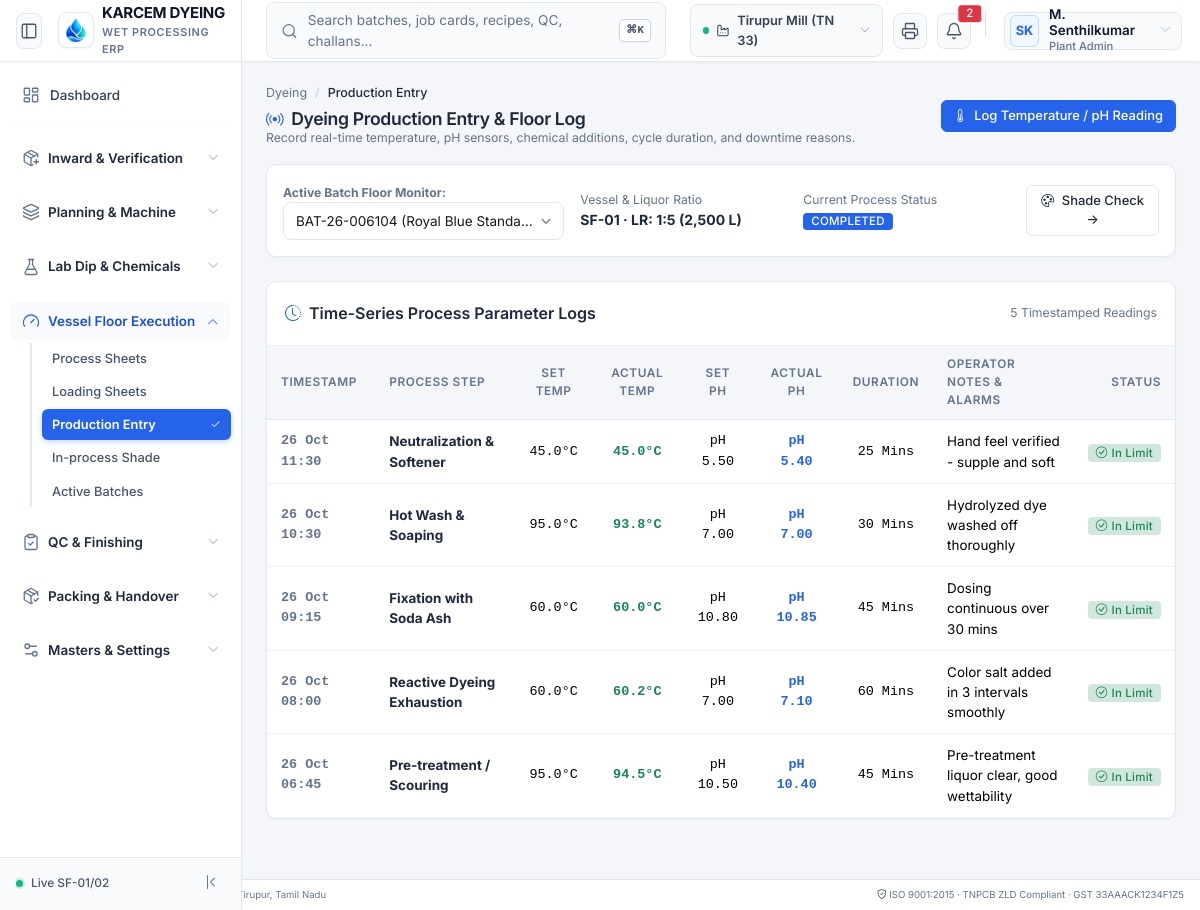
Page /modules/dyeing/views/production-entry.php on the committed database.
### tables this page shows
CREATE TABLE IF NOT EXISTS dye_batches (
    id BIGINT UNSIGNED AUTO_INCREMENT PRIMARY KEY,
    company_id BIGINT UNSIGNED NOT NULL,
    batch_no VARCHAR(64) NOT NULL UNIQUE,
    production_order_id BIGINT UNSIGNED NULL,
    dye_recipe_id BIGINT UNSIGNED NOT NULL,
    machine_id BIGINT UNSIGNED NOT NULL,
    planned_weight_kg DECIMAL(10,2) NOT NULL,
    actual_loaded_kg DECIMAL(10,2) NOT NULL,
    output_weight_kg DECIMAL(10,2) NOT NULL DEFAULT 0.00,
    water_volume_litres DECIMAL(10,2) NOT NULL DEFAULT 0.00,
    liquor_ratio VARCHAR(20) NOT NULL DEFAULT '1:6',
    operator_name VARCHAR(100) NULL,
    process_start_time DATETIME NULL,
    process_end_time DATETIME NULL,
    reprocess_count INT NOT NULL DEFAULT 0,
    original_batch_id BIGINT UNSIGNED NULL,
    status ENUM('planned', 'loaded', 'dosing', 'dyeing', 'washing', 'unloaded', 'hydro', 'drying', 'compacted', 'completed', 'reprocess') NOT NULL DEFAULT 'planned',
    rejection_reason TEXT NULL,
    created_at DATETIME NOT NULL DEFAULT CURRENT_TIMESTAMP,
    INDEX (company_id),
    INDEX (batch_no)
);

CREATE TABLE IF NOT EXISTS machines (
    id BIGINT UNSIGNED AUTO_INCREMENT PRIMARY KEY,
    company_id BIGINT UNSIGNED NOT NULL,
    branch_id BIGINT UNSIGNED NULL,
    code VARCHAR(32) NOT NULL,
    name VARCHAR(120) NOT NULL,
    process_type ENUM('blowroom', 'carding', 'drawing', 'roving', 'ring_frame', 'winding', 'knitting', 'weaving', 'soft_flow_dyeing', 'cabinet_dyeing', 'hydro_extractor', 'relax_dryer', 'stenter', 'compactor', 'cutting', 'sewing') NOT NULL,
    model_number VARCHAR(64) NULL,
    manufacturer VARCHAR(100) NULL,
    year_of_make INT NULL,
    capacity DECIMAL(12,2) NOT NULL,
    capacity_uom VARCHAR(16) NOT NULL DEFAULT 'Kg',
    spring_or_tubes INT NULL,
    liquor_ratio VARCHAR(20) NULL,
    hourly_operating_cost DECIMAL(12,2) NOT NULL DEFAULT 0.00,
    current_status ENUM('available', 'running', 'maintenance', 'idle', 'breakdown') NOT NULL DEFAULT 'available',
    is_active TINYINT(1) NOT NULL DEFAULT 1,
    INDEX (company_id),
    INDEX (process_type)
);

CREATE TABLE IF NOT EXISTS dye_batch_parameters (
    id BIGINT UNSIGNED AUTO_INCREMENT PRIMARY KEY,
    dye_batch_id BIGINT UNSIGNED NOT NULL,
    process_step VARCHAR(64) NOT NULL,
    set_temperature_c DECIMAL(5,1) NOT NULL,
    actual_temperature_c DECIMAL(5,1) NOT NULL,
    set_ph DECIMAL(4,2) NOT NULL,
    actual_ph DECIMAL(4,2) NOT NULL,
    cycle_time_minutes INT NOT NULL,
    recorded_at DATETIME NOT NULL DEFAULT CURRENT_TIMESTAMP,
    operator_notes VARCHAR(255) NULL,
    CONSTRAINT fk_batch_params FOREIGN KEY (dye_batch_id) REFERENCES dye_batches(id) ON DELETE CASCADE
);

### core/Support/Url.php (called while the page is built, shortened)
<?php
class Url {
    private static ?string $base = null;
    public static function base(): string {
        if (self::$base !== null) {
            return self::$base;
        }
        $appUrl = Env::get('APP_URL');
        if (!empty($appUrl)) {
            $parsed = parse_url($appUrl, PHP_URL_PATH);
            self::$base = rtrim($parsed ?: '', '/');
            return self::$base;
        }
        $script = $_SERVER['SCRIPT_NAME'] ?? '';
        $dir = dirname($script);
        self::$base = ($dir === '/' || $dir === '\\') ? '' : rtrim(str_replace('\\', '/', $dir), '/');
        return self::$base;
    }
    public static function to(string $path = ''): string {
        $base = self::base();
        $path = '/' . ltrim($path, '/');
        if ($base !== '' && ($path === $base || str_starts_with($path, $base . '/'))) {
            return $path;
        }
        return $base . $path;
    }
}

### core/Support/Env.php (called while the page is built, shortened)
<?php
class Env {
    private static ?array $data = null;
    public static function load(string $filePath): void {
        if (!file_exists($filePath)) {
            return;
        }
        self::$data = [];
    }
    public static function get(string $key, mixed $default = null): mixed {
        return self::$data[$key] ?? getenv($key) ?? $default;
    }
}

### config/database.php (called while the page is built, shortened)
<?php
require_once __DIR__ . '/../core/Support/Env.php';
return [
    'driver'    => 'mysql',
    'host'      => Env::get('DB_HOST', '127.0.0.1'),
    'port'      => (int)Env::get('DB_PORT', 3306),
    'database'  => Env::get('DB_DATABASE', 'textile_erp'),
    'username'  => Env::get('DB_USERNAME', 'root'),
    'password'  => Env::get('DB_PASSWORD', ''),
    'charset'   => 'utf8mb4',
    'collation' => 'utf8mb4_unicode_ci',
    'options'   => [
        PDO::ATTR_ERRMODE            => PDO::ERRMODE_EXCEPTION,
        PDO::ATTR_DEFAULT_FETCH_MODE => PDO::FETCH_ASSOC,
        PDO::ATTR_EMULATE_PREPARES   => false,
    ]
];

### core/Database/Database.php (called while the page is built, shortened)
<?php
class Database {
    private static ?PDO $pdo = null;
    public static function getConnection(): PDO {
        if (self::$pdo === null) {
            $config = require dirname(__DIR__, 2) . '/config/database.php';
            $dsn = "mysql:host={$config['host']};port={$config['port']};dbname={$config['database']};charset={$config['charset']}";
            try {
                self::$pdo = new PDO($dsn, $config['username'], $config['password'], $config['options']);
            } catch (Exception $e) {
                throw new Exception("Database Connection Failed: " . $e->getMessage());
            }
        }
        return self::$pdo;
    }
    public static function fetchAll(string $sql, array $params = []): array {
        $stmt = self::getConnection()->prepare($sql);
        $stmt->execute($params);
        return $stmt->fetchAll();
    }
    public static function fetch(string $sql, array $params = []): ?array {
        $stmt = self::getConnection()->prepare($sql);
        $stmt->execute($params);
        $row = $stmt->fetch();
        return $row ?: null;
    }
}

### modules/dyeing/views/production-entry.php (the view, shortened to what this page needs)
<?php
require_once dirname(__DIR__, 3) . '/includes/header.php';
require_once dirname(__DIR__, 3) . '/includes/sidebar.php';
$batchId = (int)($_GET['batch_id'] ?? 1);
$batch = Database::fetch("SELECT b.*, r.recipe_code, r.shade_name, m.code as machine_code, m.name as machine_name FROM dye_batches b JOIN dye_recipes r ON b.dye_recipe_id = r.id JOIN machines m ON b.machine_id = m.id WHERE b.id = ?", [$batchId]);
$parameters = Database::fetchAll("SELECT * FROM dye_batch_parameters WHERE dye_batch_id = ? ORDER BY recorded_at DESC", [$batch['id']]);
?>
<main class="cz-main">
  <div class="cz-content p-4">
    <div class="d-flex flex-wrap justify-content-between align-items-center mb-3 gap-2">
      <div>
        <nav aria-label="breadcrumb">
          <ol class="breadcrumb mb-1 small">
            <li class="breadcrumb-item"><a href="<?= Url::to('/dyeing/dashboard') ?>">Dyeing</a></li>
            <li class="breadcrumb-item active">Production Entry</li>
          </ol>
        </nav>
        <h1 class="h4 fw-bold text-dark mb-0"><i class="bi bi-broadcast text-primary me-2"></i>Dyeing Production Entry & Floor Log</h1>
        <p class="text-secondary small mb-0">Record real-time temperature, pH sensors, chemical additions, cycle duration, and downtime reasons.</p>
      </div>
      <div class="d-flex gap-2">
        <button class="btn btn-dark btn-sm" data-bs-toggle="modal" data-bs-target="#newLogModal">
          <i class="bi bi-thermometer-half me-1"></i> Log Temperature / pH Reading
        </button>
      </div>
    </div>
    <div class="card shadow-sm border-0 mb-4">
      <div class="card-body p-3">
        <div class="row align-items-center g-3">
          <div class="col-md-4">
            <label class="small text-secondary fw-bold">Active Batch Floor Monitor:</label>
          </div>
          <div class="col-md-3">
            <div class="text-secondary small">Vessel & Liquor Ratio</div>
            <div class="fw-bold text-dark"><?= htmlspecialchars($batch['machine_code']) ?> · LR: <?= htmlspecialchars($batch['liquor_ratio']) ?> (<?= number_format($batch['water_volume_litres'], 0) ?> L)</div>
          </div>
          <div class="col-md-3">
            <div class="text-secondary small">Current Process Status</div>
            <span class="badge bg-primary text-uppercase px-3 py-1"><?= htmlspecialchars($batch['status']) ?></span>
          </div>
          <div class="col-md-2 text-md-end">
            <a href="<?= Url::to('/dyeing/shade-checks?batch_id=' . $batch['id']) ?>" class="btn btn-sm btn-outline-dark">
              <i class="bi bi-palette me-1"></i> Shade Check &rarr;
            </a>
          </div>
        </div>
      </div>
    </div>
    <div class="cz-panel">
      <div class="cz-panel-head d-flex justify-content-between align-items-center">
        <h2 class="h6 fw-bold mb-0 text-dark"><i class="bi bi-clock-history text-primary me-2"></i>Time-Series Process Parameter Logs</h2>
        <span class="small text-secondary"><?= count($parameters) ?> Timestamped Readings</span>
      </div>
      <div class="table-responsive">
        <table class="table table-hover align-middle mb-0 small">
          <thead class="table-light">
            <tr>
              <th>Timestamp</th>
              <th>Process Step</th>
              <th class="text-center">Set Temp</th>
              <th class="text-center">Actual Temp</th>
              <th class="text-center">Set pH</th>
              <th class="text-center">Actual pH</th>
              <th class="text-center">Duration</th>
              <th>Operator Notes & Alarms</th>
              <th class="text-end">Status</th>
            </tr>
          </thead>
          <tbody>
            <?php foreach ($parameters as $p): ?>
              <?php
                $tempDev = abs($p['actual_temperature_c'] - $p['set_temperature_c']);
                $phDev = abs($p['actual_ph'] - $p['set_ph']);
              ?>
              <tr>
                <td class="font-monospace fw-semibold text-secondary">
                  <?= date('d M H:i', strtotime($p['recorded_at'])) ?>
                </td>
                <td class="fw-bold text-dark"><?= htmlspecialchars($p['process_step']) ?></td>
                <td class="text-center font-monospace"><?= $p['set_temperature_c'] ?>°C</td>
                <td class="text-center font-monospace fw-bold <?= ($tempDev > 2.0) ? 'text-danger' : 'text-success' ?>">
                  <?= $p['actual_temperature_c'] ?>°C
                </td>
                <td class="text-center font-monospace">pH <?= $p['set_ph'] ?></td>
                <td class="text-center font-monospace fw-bold <?= ($phDev > 0.5) ? 'text-danger' : 'text-primary' ?>">
                  pH <?= $p['actual_ph'] ?>
                </td>
                <td class="text-center font-monospace"><?= $p['cycle_time_minutes'] ?> Mins</td>
                <td><?= htmlspecialchars($p['operator_notes'] ?: 'Normal circulation, pump pressure 2.8 bar') ?></td>
                <td class="text-end">
                  <?php if ($tempDev <= 2.0 && $phDev <= 0.5): ?>
                    <span class="badge bg-success-subtle text-success"><i class="bi bi-check-circle me-1"></i>In Limit</span>
                  <?php else: ?>
                    <span class="badge bg-warning-subtle text-warning"><i class="bi bi-exclamation-triangle me-1"></i>Deviation</span>
                  <?php endif; ?>
                </td>
              </tr>
            <?php endforeach; ?>
          </tbody>
        </table>
      </div>
    </div>
  </div>
</main>
<?php
require_once dirname(__DIR__, 3) . '/includes/footer.php';

### assets/css/my-page-ui.css (style rules this page uses)
:root { --primary-blue: #0d6efd; --primary-soft: #e7f1ff; --success-green: #198754; --success-soft: #e8f5e9; --warning-yellow: #ffc107; --warning-soft: #fff9e6; --danger-red: #dc3545; --danger-soft: #ffebee; --gray-soft: #f8f9fa; --text-main: #212529; --text-muted: #6c757d; }

### rows in the picture
dye_batches: machine.code "SF-01", liquor_ratio "1:5", water_volume_litres "2,500", status "COMPLETED"
dye_batch_parameters: recorded_at "26 Oct 11:30", process_step "Neutralization & Softener", set_temperature_c "45.0", actual_temperature_c "45.0", set_ph "5.50", actual_ph "5.40", cycle_time_minutes "25", operator_notes "Hand feel verified - supple and soft", shows "In Limit"
dye_batch_parameters: recorded_at "26 Oct 10:30", process_step "Hot Wash & Soaping", set_temperature_c "95.0", actual_temperature_c "93.8", set_ph "7.00", actual_ph "7.00", cycle_time_minutes "30", operator_notes "Hydrolyzed dye washed off thoroughly", shows "In Limit"
dye_batch_parameters: recorded_at "26 Oct 09:15", process_step "Fixation with Soda Ash", set_temperature_c "60.0", actual_temperature_c "60.0", set_ph "10.80", actual_ph "10.85", cycle_time_minutes "45", operator_notes "Dosing continuous over 30 mins", shows "In Limit"
dye_batch_parameters: recorded_at "26 Oct 08:00", process_step "Reactive Dyeing Exhaustion", set_temperature_c "60.0", actual_temperature_c "60.2", set_ph "7.00", actual_ph "7.10", cycle_time_minutes "60", operator_notes "Color salt added in 3 intervals smoothly", shows "In Limit"
dye_batch_parameters: recorded_at "26 Oct 06:45", process_step "Pre-treatment / Scouring", set_temperature_c "95.0", actual_temperature_c "94.5", set_ph "10.50", actual_ph "10.40", cycle_time_minutes "45", operator_notes "Pre-treatment liquor clear, good wettability", shows "In Limit"

### other values in the picture
$_SESSION['active_branch_name'] "Tirupur Mill (TN 33)"
$currentUser['initials'] "SK"
$currentUser['full_name'] "M. Senthilkumar"
$grp['title'] "Inward & Verification"
$grp['title'] "Planning & Machine"
$grp['title'] "Lab Dip & Chemicals"
$grp['title'] "Vessel Floor Execution"
$item['label'] "Process Sheets"
$item['label'] "Loading Sheets"
$item['label'] "Production Entry"
$item['label'] "In-process Shade"
$item['label'] "Active Batches"
$grp['title'] "QC & Finishing"
$grp['title'] "Packing & Handover"
$grp['title'] "Masters & Settings"
